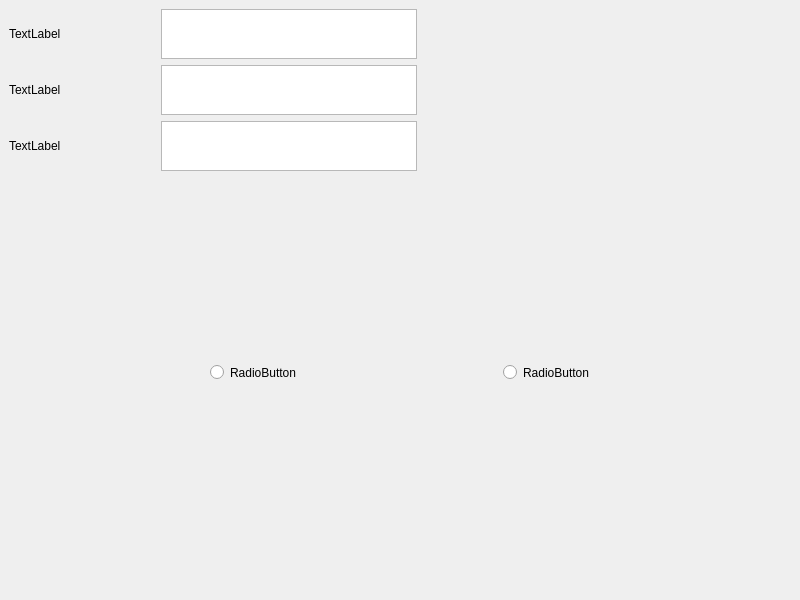
<?xml version="1.0" encoding="UTF-8"?>
<ui version="4.0">
 <class>MainWindow</class>
 <widget class="QMainWindow" name="MainWindow">
  <property name="geometry">
   <rect>
    <x>0</x>
    <y>0</y>
    <width>800</width>
    <height>600</height>
   </rect>
  </property>
  <property name="windowTitle">
   <string>MainWindow</string>
  </property>
  <property name="styleSheet">
   <string notr="true">border-color: qlineargradient(spread:pad, x1:0, y1:0, x2:1, y2:0, stop:0 rgba(0, 0, 0, 255), stop:1 rgba(255, 255, 255, 255));
</string>
  </property>
  <property name="color" stdset="0">
   <color>
    <red>0</red>
    <green>0</green>
    <blue>0</blue>
   </color>
  </property>
  <widget class="QWidget" name="centralwidget">
   <layout class="QGridLayout" name="gridLayout">
    <item row="1" column="0">
     <layout class="QGridLayout" name="gridLayout_2">
      <item row="2" column="0">
       <widget class="QLabel" name="label_2">
        <property name="text">
         <string>TextLabel</string>
        </property>
       </widget>
      </item>
      <item row="3" column="0">
       <widget class="QLabel" name="label_3">
        <property name="text">
         <string>TextLabel</string>
        </property>
       </widget>
      </item>
      <item row="1" column="2">
       <widget class="QTextEdit" name="textEdit">
        <property name="maximumSize">
         <size>
          <width>16777215</width>
          <height>50</height>
         </size>
        </property>
       </widget>
      </item>
      <item row="3" column="3">
       <spacer name="horizontalSpacer_7">
        <property name="orientation">
         <enum>Qt::Horizontal</enum>
        </property>
        <property name="sizeHint" stdset="0">
         <size>
          <width>40</width>
          <height>20</height>
         </size>
        </property>
       </spacer>
      </item>
      <item row="3" column="1">
       <spacer name="horizontalSpacer_5">
        <property name="orientation">
         <enum>Qt::Horizontal</enum>
        </property>
        <property name="sizeHint" stdset="0">
         <size>
          <width>40</width>
          <height>20</height>
         </size>
        </property>
       </spacer>
      </item>
      <item row="3" column="6">
       <spacer name="horizontalSpacer_6">
        <property name="orientation">
         <enum>Qt::Horizontal</enum>
        </property>
        <property name="sizeHint" stdset="0">
         <size>
          <width>40</width>
          <height>20</height>
         </size>
        </property>
       </spacer>
      </item>
      <item row="2" column="2">
       <widget class="QTextEdit" name="textEdit_2">
        <property name="maximumSize">
         <size>
          <width>16777215</width>
          <height>50</height>
         </size>
        </property>
       </widget>
      </item>
      <item row="1" column="0">
       <widget class="QLabel" name="label">
        <property name="text">
         <string>TextLabel</string>
        </property>
       </widget>
      </item>
      <item row="3" column="2">
       <widget class="QTextEdit" name="textEdit_3">
        <property name="maximumSize">
         <size>
          <width>16777215</width>
          <height>50</height>
         </size>
        </property>
       </widget>
      </item>
      <item row="3" column="5">
       <spacer name="horizontalSpacer_4">
        <property name="orientation">
         <enum>Qt::Horizontal</enum>
        </property>
        <property name="sizeHint" stdset="0">
         <size>
          <width>40</width>
          <height>20</height>
         </size>
        </property>
       </spacer>
      </item>
      <item row="3" column="4">
       <spacer name="horizontalSpacer_8">
        <property name="orientation">
         <enum>Qt::Horizontal</enum>
        </property>
        <property name="sizeHint" stdset="0">
         <size>
          <width>40</width>
          <height>20</height>
         </size>
        </property>
       </spacer>
      </item>
     </layout>
    </item>
    <item row="2" column="0">
     <spacer name="verticalSpacer">
      <property name="orientation">
       <enum>Qt::Vertical</enum>
      </property>
      <property name="sizeHint" stdset="0">
       <size>
        <width>20</width>
        <height>40</height>
       </size>
      </property>
     </spacer>
    </item>
    <item row="3" column="0">
     <layout class="QHBoxLayout" name="horizontalLayout_2">
      <item>
       <spacer name="horizontalSpacer">
        <property name="orientation">
         <enum>Qt::Horizontal</enum>
        </property>
        <property name="sizeHint" stdset="0">
         <size>
          <width>40</width>
          <height>20</height>
         </size>
        </property>
       </spacer>
      </item>
      <item>
       <widget class="QRadioButton" name="radioButton">
        <property name="text">
         <string>RadioButton</string>
        </property>
       </widget>
      </item>
      <item>
       <spacer name="horizontalSpacer_3">
        <property name="orientation">
         <enum>Qt::Horizontal</enum>
        </property>
        <property name="sizeHint" stdset="0">
         <size>
          <width>40</width>
          <height>20</height>
         </size>
        </property>
       </spacer>
      </item>
      <item>
       <widget class="QRadioButton" name="radioButton_2">
        <property name="text">
         <string>RadioButton</string>
        </property>
       </widget>
      </item>
      <item>
       <spacer name="horizontalSpacer_2">
        <property name="orientation">
         <enum>Qt::Horizontal</enum>
        </property>
        <property name="sizeHint" stdset="0">
         <size>
          <width>40</width>
          <height>20</height>
         </size>
        </property>
       </spacer>
      </item>
     </layout>
    </item>
    <item row="4" column="0">
     <spacer name="verticalSpacer_2">
      <property name="orientation">
       <enum>Qt::Vertical</enum>
      </property>
      <property name="sizeHint" stdset="0">
       <size>
        <width>20</width>
        <height>40</height>
       </size>
      </property>
     </spacer>
    </item>
    <item row="0" column="0">
     <layout class="QHBoxLayout" name="horizontalLayout_6"/>
    </item>
    <item row="5" column="0">
     <layout class="QHBoxLayout" name="horizontalLayout_7"/>
    </item>
    <item row="6" column="0">
     <layout class="QHBoxLayout" name="horizontalLayout_8"/>
    </item>
   </layout>
  </widget>
  <widget class="QMenuBar" name="menubar">
   <property name="geometry">
    <rect>
     <x>0</x>
     <y>0</y>
     <width>800</width>
     <height>20</height>
    </rect>
   </property>
  </widget>
  <widget class="QStatusBar" name="statusbar"/>
 </widget>
 <resources/>
 <connections/>
</ui>
